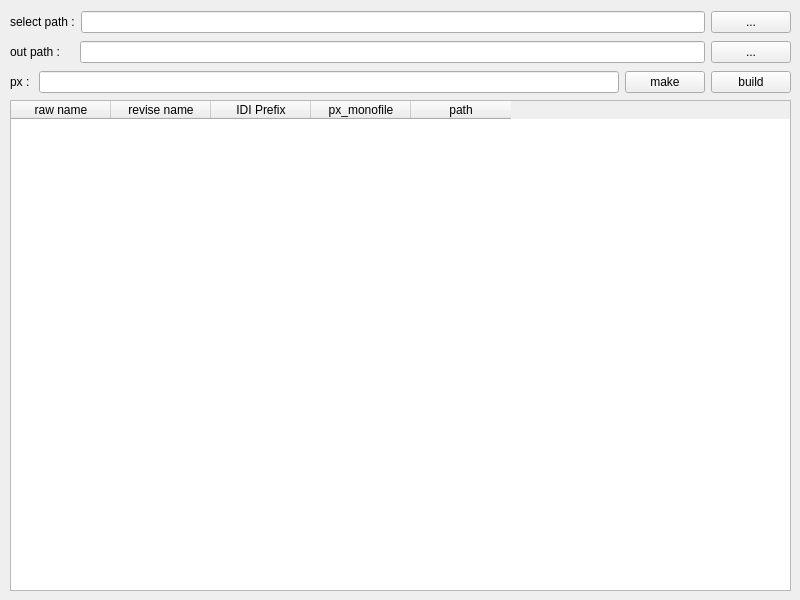
<?xml version="1.0" encoding="UTF-8"?>
<ui version="4.0">
 <class>MainWindow</class>
 <widget class="QMainWindow" name="MainWindow">
  <property name="geometry">
   <rect>
    <x>0</x>
    <y>0</y>
    <width>800</width>
    <height>600</height>
   </rect>
  </property>
  <property name="minimumSize">
   <size>
    <width>800</width>
    <height>600</height>
   </size>
  </property>
  <property name="maximumSize">
   <size>
    <width>800</width>
    <height>600</height>
   </size>
  </property>
  <property name="windowTitle">
   <string>svg2icon</string>
  </property>
  <widget class="QWidget" name="centralwidget">
   <widget class="QWidget" name="horizontalLayoutWidget">
    <property name="geometry">
     <rect>
      <x>10</x>
      <y>10</y>
      <width>781</width>
      <height>24</height>
     </rect>
    </property>
    <layout class="QHBoxLayout" name="horizontalLayout">
     <item>
      <widget class="QLabel" name="label">
       <property name="text">
        <string>select path :</string>
       </property>
      </widget>
     </item>
     <item>
      <widget class="QLineEdit" name="in_path"/>
     </item>
     <item>
      <widget class="QPushButton" name="select_in_path">
       <property name="text">
        <string>...</string>
       </property>
      </widget>
     </item>
    </layout>
   </widget>
   <widget class="QWidget" name="horizontalLayoutWidget_2">
    <property name="geometry">
     <rect>
      <x>10</x>
      <y>40</y>
      <width>781</width>
      <height>24</height>
     </rect>
    </property>
    <layout class="QHBoxLayout" name="horizontalLayout_2">
     <item>
      <widget class="QLabel" name="label_2">
       <property name="text">
        <string>out path :    </string>
       </property>
      </widget>
     </item>
     <item>
      <widget class="QLineEdit" name="out_path"/>
     </item>
     <item>
      <widget class="QPushButton" name="select_out_path">
       <property name="text">
        <string>...</string>
       </property>
      </widget>
     </item>
    </layout>
   </widget>
   <widget class="QWidget" name="horizontalLayoutWidget_3">
    <property name="geometry">
     <rect>
      <x>10</x>
      <y>70</y>
      <width>781</width>
      <height>24</height>
     </rect>
    </property>
    <layout class="QHBoxLayout" name="horizontalLayout_3">
     <item>
      <widget class="QLabel" name="label_4">
       <property name="maximumSize">
        <size>
         <width>45</width>
         <height>16777215</height>
        </size>
       </property>
       <property name="text">
        <string>px : </string>
       </property>
      </widget>
     </item>
     <item>
      <widget class="QLineEdit" name="pixel"/>
     </item>
     <item>
      <widget class="QPushButton" name="make">
       <property name="maximumSize">
        <size>
         <width>80</width>
         <height>16777215</height>
        </size>
       </property>
       <property name="text">
        <string>make</string>
       </property>
      </widget>
     </item>
     <item>
      <widget class="QPushButton" name="build">
       <property name="maximumSize">
        <size>
         <width>80</width>
         <height>16777215</height>
        </size>
       </property>
       <property name="text">
        <string>build</string>
       </property>
      </widget>
     </item>
    </layout>
   </widget>
   <widget class="QWidget" name="verticalLayoutWidget">
    <property name="geometry">
     <rect>
      <x>10</x>
      <y>100</y>
      <width>781</width>
      <height>491</height>
     </rect>
    </property>
    <layout class="QVBoxLayout" name="verticalLayout">
     <item>
      <widget class="QTableWidget" name="out_data">
       <column>
        <property name="text">
         <string>raw name</string>
        </property>
       </column>
       <column>
        <property name="text">
         <string>revise name</string>
        </property>
       </column>
       <column>
        <property name="text">
         <string>IDI Prefix</string>
        </property>
       </column>
       <column>
        <property name="text">
         <string>px_monofile</string>
        </property>
       </column>
       <column>
        <property name="text">
         <string>path</string>
        </property>
       </column>
      </widget>
     </item>
    </layout>
   </widget>
  </widget>
 </widget>
 <resources/>
 <connections/>
</ui>
